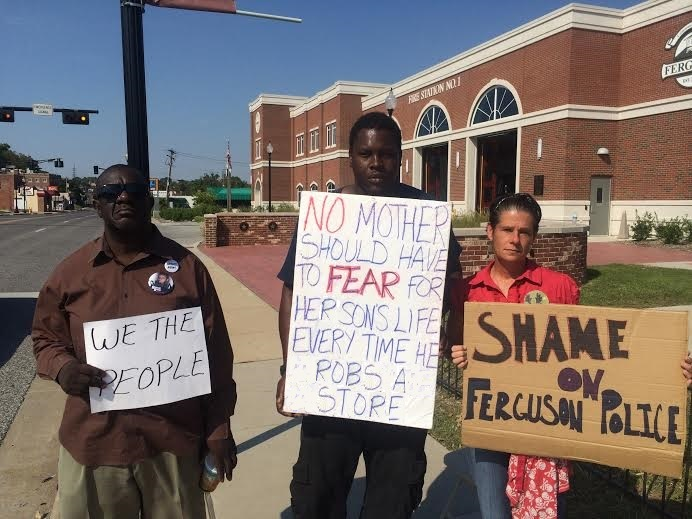
%> input picture matlab_toolbox/Algorithms/ELA/demo.jpg, 692 x 519 px
$ octave demo.m   (GNU Octave 9; MATLAB toolbox functions it lacks are replaced by stand-ins)
%> lines starting %> are read from the running program, lines starting %| are printed output that depends on the picture
### matlab_toolbox/Util/CleanUpImage.m
function [ im_out ] = CleanUpImage( filename )
%> called with filename = 'demo.jpg'
% This function serves as a replacement for imread(), covering many extreme
% cases that occasionally appear in real-world datasets. This includes images
% with other than three channels and uint16 images. These images are all
% converted to 3-channel uint8 images.

im=imread(filename);
%> im is the input picture: size 519x692x3 uint8; mean R, G, B 123.5, 112.4, 109

if numel(size(im))>3
    im=im(:,:,:,1,1,1,1);
end

dots=strfind(filename,'.');
extension=filename(dots(end):end);

if strcmpi(extension,'.gif') && size(im,3)<3
    [im_gif,gif_map] =imread(filename);
    im_gif=im_gif(:,:,:,1);
    im=uint8(ind2rgb(im_gif,gif_map)*255);
end

if size(im,3)<3
    im(:,:,2)=im(:,:,1);
    im(:,:,3)=im(:,:,1);
end


if size(im,3)>3
    im=im(:,:,1:3);
end

if isa(im,'uint16')
    im=uint8(floor(double(im)/256));
end

im_out=im;

end

### matlab_toolbox/Algorithms/ELA/ELA.m
function OutputMap = ELA( ImIn, Quality, Multiplier, Flatten)
%> called with Quality = 90, Multiplier = 15, Flatten = true
    % Copyright (C) 2016 Markos Zampoglou
    % Information Technologies Institute, Centre for Research and Technology Hellas
    % 6th Km Harilaou-Thermis, Thessaloniki 57001, Greece
    %
    % This code implements the Error Level Analysis algorithm popularized
    % by http://fotoforensics.com/
    %
    % ImIn is an image loaded using imread/(CleanUpImage)
    % Quality is the quality in which to recompress the image
    % Multiplier is the value with which to multiply the residual to make
    % it more visible
    % If Flatten=true, the image is converted to grayscale using the
    % cross-channel mean


    imwrite(ImIn,'tmp.jpg','Quality',Quality);
    ImJPG=imread('tmp.jpg');

    OutputMap=(abs(double(ImIn)-double(ImJPG))*Multiplier);
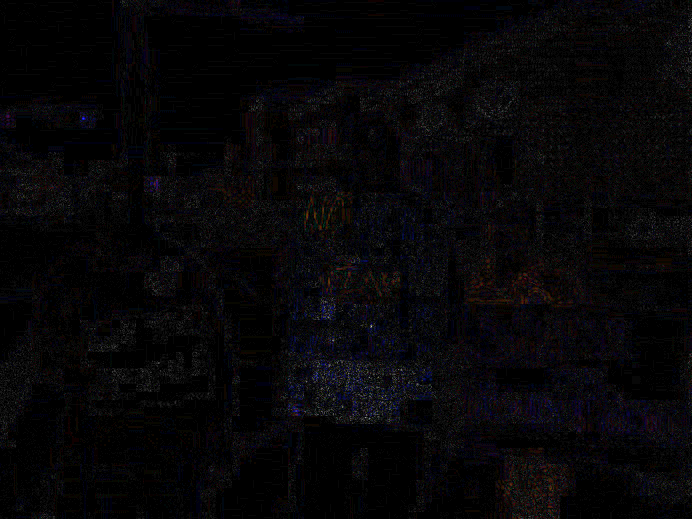
%> OutputMap: size 519x692x3 double; mean R, G, B 12.1, 10.6, 13.4; drawn with min black and max white


    if Flatten
        OutputMap=mean(OutputMap,3);
%> OutputMap: size 519x692 double
    end
end

### matlab_toolbox/Algorithms/ELA/analyze.m
function [OutputMap] = analyze( imPath )
    %ANALYZE Summary of this function goes here
    %   Detailed explanation goes here
    im=CleanUpImage(imPath);
    Quality=90;
    Multiplier=15;
    Flatten=true;

    OutputMap = ELA(im,Quality,Multiplier,Flatten);
end

### matlab_toolbox/Algorithms/ELA/demo.m
close all; clear all;
im1='demo.jpg'
[OutputMap] = analyze(im1);
imagesc(OutputMap);
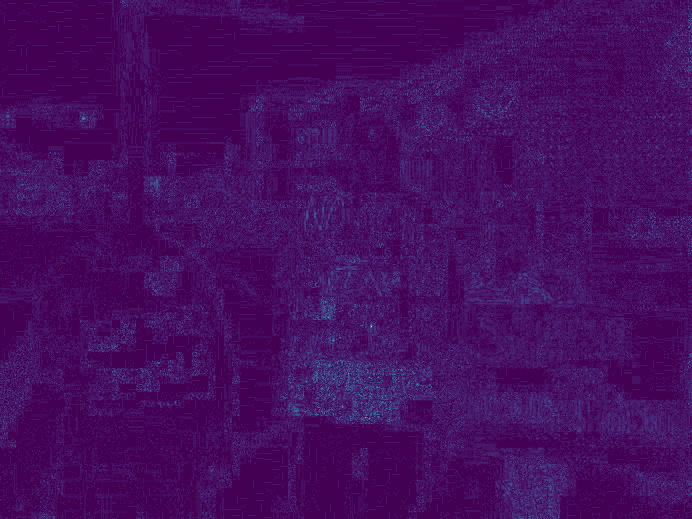
%> displayed picture: size 519x692x3, on the screen's scale of 0 to 255; mean R, G, B 69.6, 13.5, 95.7
